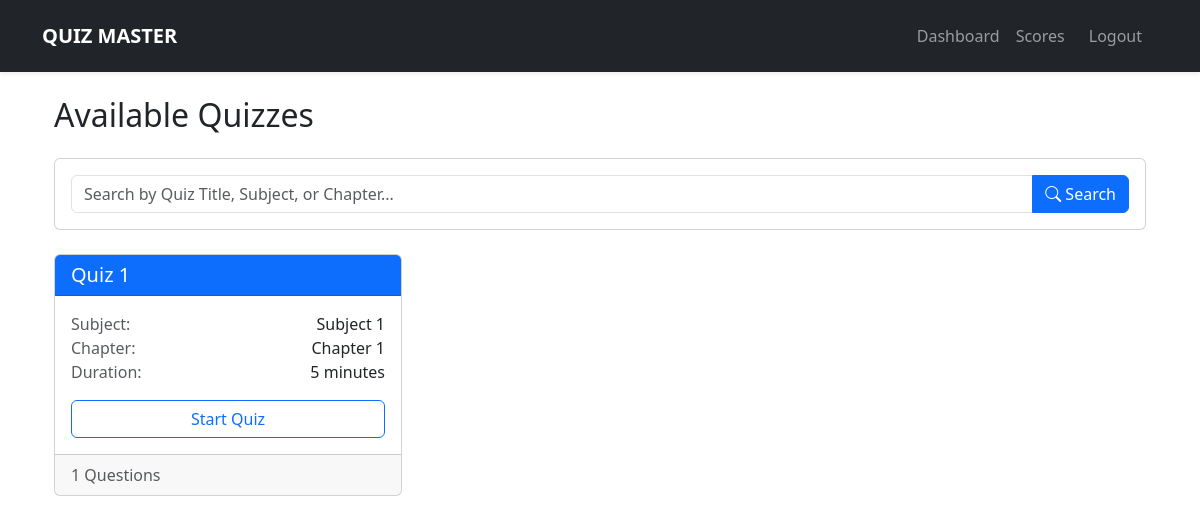
Page /user/dashboard (signed in) on the earlier database version.
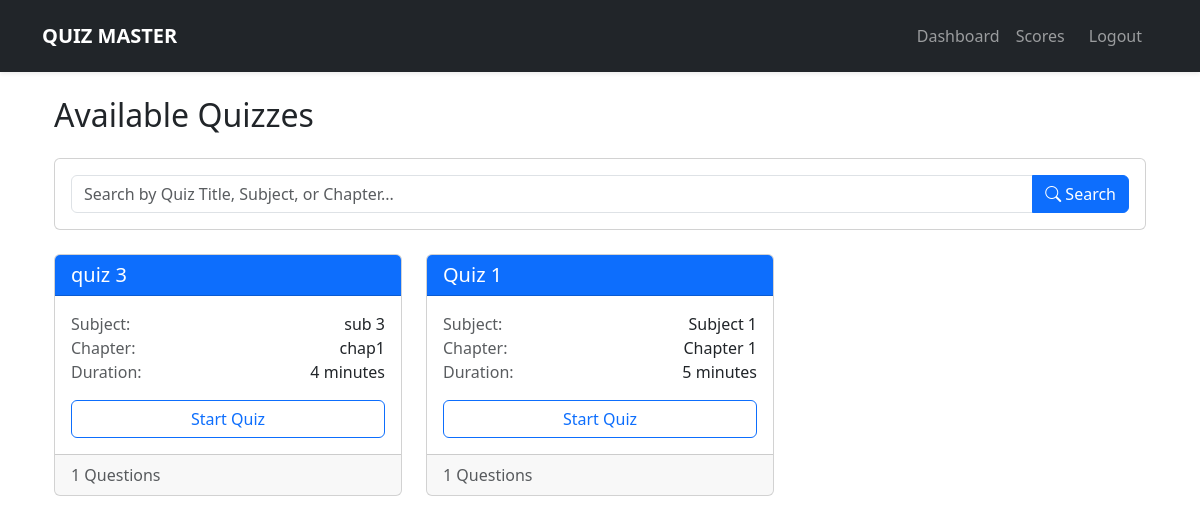
Same page on the later database version.
### models.py (models this page shows)
class Quiz(db.Model):
    id = db.Column(db.Integer, primary_key=True)
    title = db.Column(db.String(100), nullable=False)
    chapter_id = db.Column(db.Integer, db.ForeignKey('chapter.id'))
    duration = db.Column(db.Integer)
    created_at = db.Column(db.DateTime, default=datetime.utcnow)
    questions = db.relationship('Question', backref='quiz', lazy=True)
    scores = db.relationship('Score', backref='quiz', lazy=True)
    updated_at = db.Column(db.DateTime, default=datetime.utcnow, onupdate=datetime.utcnow)

class Subject(db.Model):
    id = db.Column(db.Integer, primary_key=True)
    name = db.Column(db.String(100), nullable=False)
    description = db.Column(db.Text)
    chapters = db.relationship('Chapter', backref='subject', lazy=True)
    created_at = db.Column(db.DateTime, default=datetime.utcnow)

class Chapter(db.Model):
    id = db.Column(db.Integer, primary_key=True)
    name = db.Column(db.String(100), nullable=False)
    description = db.Column(db.Text)
    subject_id = db.Column(db.Integer, db.ForeignKey('subject.id'))
    quizzes = db.relationship('Quiz', backref='chapter', lazy=True)
    created_at = db.Column(db.DateTime, default=datetime.utcnow)

### app.py (the view)
@app.route('/user/dashboard')
@login_required
def user_dashboard():
    if current_user.is_admin:
        return redirect(url_for('admin_dashboard'))
    search_query = request.args.get('search', '').strip()
    query = Quiz.query.join(Chapter).join(Subject)
    if search_query:
        query = query.filter(db.or_(
            Quiz.title.ilike(f'%{search_query}%'),
            Chapter.name.ilike(f'%{search_query}%'),
            Subject.name.ilike(f'%{search_query}%')
        ))
    quizzes = query.order_by(Quiz.created_at.desc()).all()
    return render_template('user/dashboard.html', quizzes=quizzes, search_query=search_query)

### app.py (called while the page is built)
@login_manager.user_loader
def load_user(user_id):
    return User.query.get(int(user_id))

### templates/user/dashboard.html (shortened to what this page needs)
{% extends "base.html" %}
{% block content %}
<div class="container-fluid">
    <h2 class="mb-4">Available Quizzes</h2>
    <div class="card mb-4">
        <div class="card-body">
            <form method="GET" action="{{ url_for('user_dashboard') }}">
                <div class="input-group">
                    <input type="text" class="form-control"
                           name="search"
                           placeholder="Search by Quiz Title, Subject, or Chapter..."
                           value="{{ search_query }}">
                    <button class="btn btn-primary" type="submit">
                        <i class="bi bi-search"></i> Search
                    </button>
                </div>
            </form>
        </div>
    </div>
    <div class="row g-4">
        {% for quiz in quizzes %}
        <div class="col-md-4">
            <div class="card quiz-card">
                <div class="card-header bg-primary text-white">
                    <h5 class="card-title mb-0">{{ quiz.title }}</h5>
                </div>
                <div class="card-body">
                    <div class="quiz-meta mb-3">
                        <div class="d-flex justify-content-between">
                            <span class="text-muted">Subject:</span>
                            <span>{{ quiz.chapter.subject.name }}</span>
                        </div>
                        <div class="d-flex justify-content-between">
                            <span class="text-muted">Chapter:</span>
                            <span>{{ quiz.chapter.name }}</span>
                        </div>
                        <div class="d-flex justify-content-between">
                            <span class="text-muted">Duration:</span>
                            <span>{{ quiz.duration }} minutes</span>
                        </div>
                    </div>
                    <div class="d-grid">
                        <a href="{{ url_for('take_quiz', quiz_id=quiz.id) }}"
                           class="btn btn-outline-primary">
                            Start Quiz
                        </a>
                    </div>
                </div>
                <div class="card-footer text-muted">
                    {{ quiz.questions|length }} Questions
                </div>
            </div>
        </div>
        {% endfor %}
    </div>
</div>
{% endblock %}

### templates/base.html (shortened to what this page needs)
<!DOCTYPE html>
<html lang="en">
<head>
    <link href="https://cdn.jsdelivr.net/npm/bootstrap@5.3.0/dist/css/bootstrap.min.css" rel="stylesheet">
    <link rel="stylesheet" href="https://cdn.jsdelivr.net/npm/bootstrap-icons@1.11.1/font/bootstrap-icons.css">
    <link rel="stylesheet" href="{{ url_for('static', filename='css/styles.css') }}">
</head>
<body>
    <nav class="navbar navbar-expand-lg navbar-dark bg-dark shadow-sm py-3">
        <div class="container">
            <a class="navbar-brand fw-bold text-uppercase" href="{{ url_for('dashboard') }}">Quiz Master</a>
            <div class="collapse navbar-collapse" id="navbarNav">
                {% if current_user.is_authenticated %}
                <ul class="navbar-nav ms-auto">
                    {% if current_user.is_admin %}
                        <li class="nav-item"><a class="nav-link nav-link-custom" href="{{ url_for('admin_dashboard') }}">Dashboard</a></li>
                        <li class="nav-item"><a class="nav-link nav-link-custom" href="{{ url_for('manage_subjects') }}">Subjects</a></li>
                        <li class="nav-item"><a class="nav-link nav-link-custom" href="{{ url_for('manage_chapters') }}">Chapters</a></li>
                        <li class="nav-item"><a class="nav-link nav-link-custom" href="{{ url_for('manage_quizzes') }}">Quizzes</a></li>
                    {% else %}
                        <li class="nav-item"><a class="nav-link nav-link-custom" href="{{ url_for('user_dashboard') }}">Dashboard</a></li>
                        <li class="nav-item"><a class="nav-link nav-link-custom" href="{{ url_for('quiz_results') }}">Scores</a></li>
                    {% endif %}
                    <li class="nav-item nav-item-logout"><a class="nav-link btn btn-outline-light px-3" href="{{ url_for('logout') }}">Logout</a></li>
                </ul>
                {% else %}
                <ul class="navbar-nav ms-auto">
                    <li class="nav-item"><a class="nav-link nav-link-custom" href="{{ url_for('login') }}">Login</a></li>
                    <li class="nav-item"><a class="nav-link btn btn-primary px-3" href="{{ url_for('register') }}">Register</a></li>
                </ul>
                {% endif %}
            </div>
        </div>
    </nav>
    <div class="container mt-4">
        {% block content %}{% endblock %}
    </div>
</body>
</html>

Differences in the rows shown:
added Quiz: title "quiz 3", chapter.subject.name "sub 3", chapter.name "chap1", duration "4", questions|length "1"
